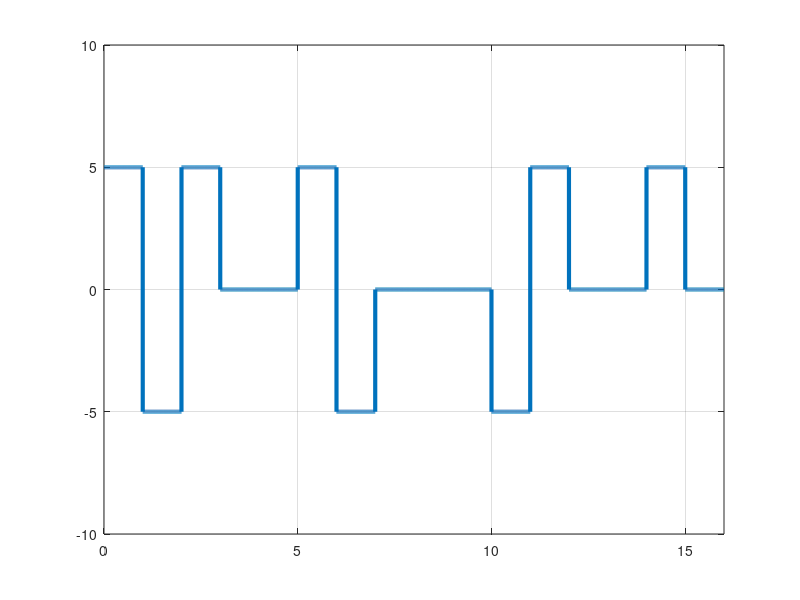

Write the MATLAB code that produced this figure.
%High Density bipolar 3-zeros(HDB3) :

clc;    %clear command line
clear all;  %clear variables
close all;  %clear figures

%bits = [1 1 0 0 0 0 1 0 0 0 0 0 0 0 0];
bits = [1 1 0 0 0 0 1 0 0 0 0 0 0 0 0 0];
%Modulation :

bitRate = 1;
voltage = 5;

samplingRate = 1000;
samplingTime = 1/samplingRate;
endTime = length(bits)/bitRate;
time = 0:samplingTime:endTime;

modulation = zeros(1,length(time));
lastbit = -voltage;
pulse = 0;
cnt = 0;

for i = 1:length(bits)
    if(bits(i)==0)
        cnt = cnt+1;
        if(cnt==4)
            if(mod(pulse,2)==0)
                modulation((i-1-3)*samplingRate+1:(i-3)*samplingRate) = -lastbit;
                modulation((i-1-2)*samplingRate+1:(i-2)*samplingRate) = 0;
                modulation((i-1-1)*samplingRate+1:(i-1)*samplingRate) = 0;
                modulation((i-1-0)*samplingRate+1:(i-0)*samplingRate) = -lastbit;
                lastbit=-lastbit;
                pulse =0;
                cnt=0;
            else
                modulation((i-1-3)*samplingRate+1:(i-3)*samplingRate) = 0;
                modulation((i-1-2)*samplingRate+1:(i-2)*samplingRate) = 0;
                modulation((i-1-1)*samplingRate+1:(i-1)*samplingRate) = 0;
                modulation((i-1-0)*samplingRate+1:(i-0)*samplingRate) = lastbit;
                pulse =0;
                cnt=0;
            end
        end
    else
        modulation((i-1)*samplingRate+1:(i+0)*samplingRate)=-lastbit;
        lastbit=-lastbit;
        pulse = pulse+1;
        cnt=0;
    end
end

plot(time,modulation,'LineWidth',3);
axis([0 endTime -voltage-5 voltage+5]);
%ay= gca;
%ay.XGrid = 'on';
%ay.GridLineStyle = '--';
grid on;

%Demodulation : 

cnt = 0;
lastbit = -voltage;

for i = 1:length(time)
  if (time(i)>cnt)
    cnt = cnt + 1;
    if (modulation(i)==lastbit)
      demodulation(cnt-3:cnt) = 0;
    else
      if(modulation(i)==0)
        demodulation(cnt) = 0;
      else
        demodulaiton(cnt) = 1;
        lastbit = -lastbit;
      end
    end
  end
end

disp('HDB3 Decoding:');
disp(demodulation);
            